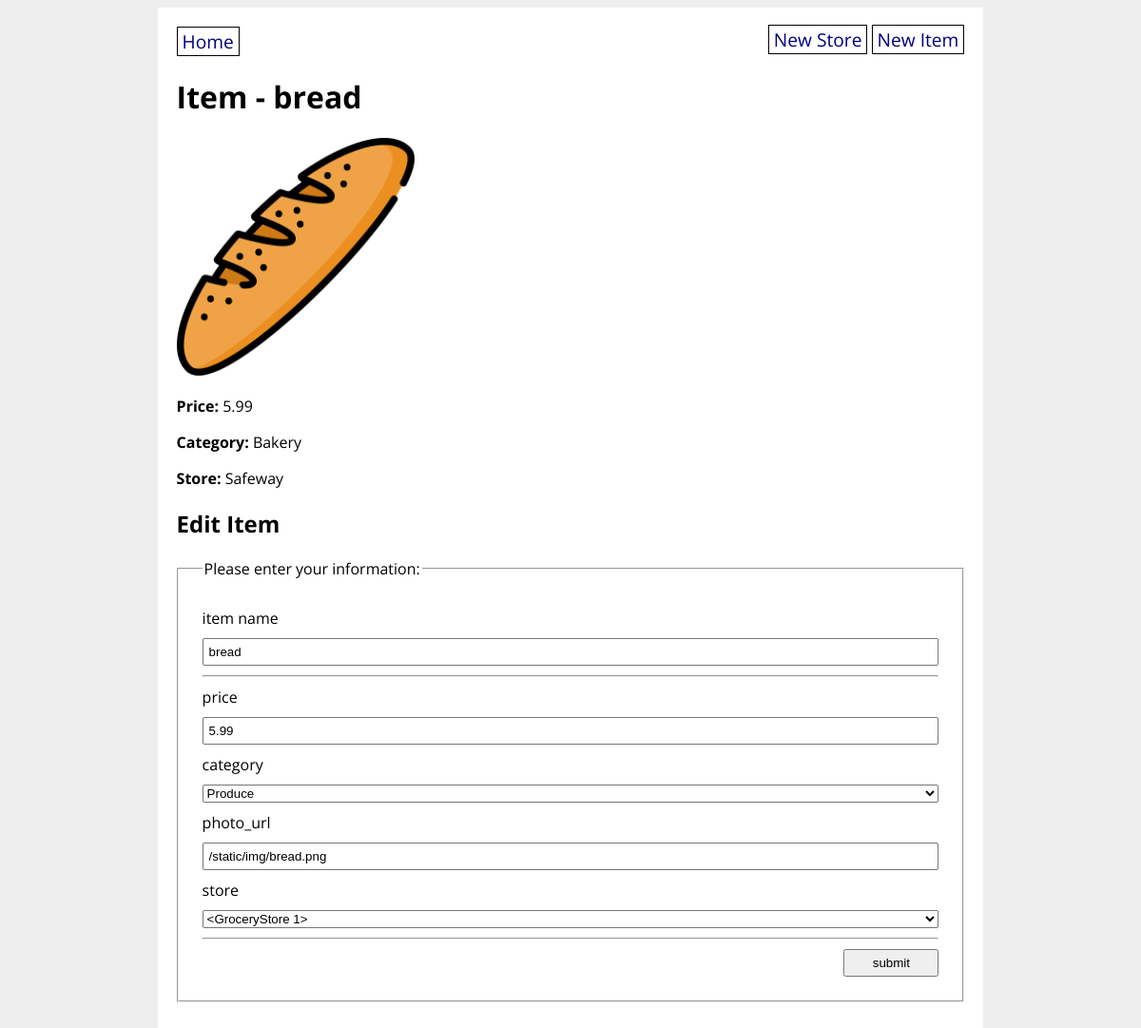
The app's page /item/2 with its own data.
### grocery_app/models.py (models this page shows)
class GroceryItem(db.Model):
    id = db.Column(db.Integer, primary_key=True)
    name = db.Column(db.String(80), nullable=False)
    price = db.Column(db.Float(precision=2), nullable=False)
    category = db.Column(db.Enum(ItemCategory), default=ItemCategory.OTHER)
    photo_url = db.Column(URLType)
    store_id = db.Column(db.Integer, db.ForeignKey('grocery_store.id'), nullable=False)
    store = db.relationship('GroceryStore', back_populates='items')

class GroceryStore(db.Model):
    id = db.Column(db.Integer, primary_key=True)
    title = db.Column(db.String(80), nullable=False)
    address = db.Column(db.String(200), nullable=False)
    items = db.relationship('GroceryItem', back_populates='store')

### grocery_app/routes.py (the view, shortened to what this page needs)
@main.route("/item/<item_id>", methods=["GET", "POST"])
def item_detail(item_id):
    item = GroceryItem.query.get(item_id)
    form = GroceryItemForm(obj=item)
    return render_template("item_detail.html", item=item, form=form)

### grocery_app/forms.py
class GroceryItemForm(FlaskForm):
    name = StringField('item name',
        validators=[
            DataRequired(),
            Length(min=3, max=80, message="item name needs to be betweeen 3 and 80 chars")
        ])
    price = FloatField('price')
    category = SelectField('category', choices= ItemCategory.choices())
    photo_url = StringField('photo_url')
    store= QuerySelectField('store',query_factory=lambda: GroceryStore.query )
    submit = SubmitField('submit')

### grocery_app/utils.py (called while the page is built)
    def __str__(self):
        return str(self.value)

### grocery_app/templates/item_detail.html
{% extends 'base.html' %}
{% block content %}
<h1>Item - {{ item.name }}</h1>
<p><img src="{{ item.photo_url }}" width="250px" height="250px"></p>
<p><strong>Price:</strong> {{ item.price }}</p>
<p><strong>Category:</strong> {{ item.category }}</p>
<p><strong>Store:</strong> {{ item.store.title }}</p>
<h2>Edit Item</h2>
<form>
    <fieldset>
        <legend>Please enter your information:</legend>
        {{ form.name.label }}
        {{ form.name }}
        <hr>
        {{ form.price.label }}
        {{ form.price }}
        {{form.category.label }}
        {{ form.category }}
        {{ form.photo_url.label }}
        {{ form.photo_url }}
        {{ form.store.label }}
        {{ form.store }}
        <hr>
        {{ form.submit }}
    </fieldset>
</form>
{% endblock %}

### grocery_app/static/style.css (style rules this page uses)
body { display: flex; flex-direction: column; align-items: center; background-color: #eee; font-family: 'Open Sans', sans-serif; }
fieldset { display: flex; flex-direction: column; margin: 20px 0; padding: 20px; }
fieldset * { margin: 5px; }
fieldset input { padding: 5px; }
input[type=submit] { width: 100px; align-self: flex-end; }

### records on screen
GroceryItem: name "bread", photo_url (picture), price "5.99", category "Bakery", category "Produce", photo_url "/static/img/bread.png", store "<GroceryStore 1>"
GroceryStore: store "Safeway"
